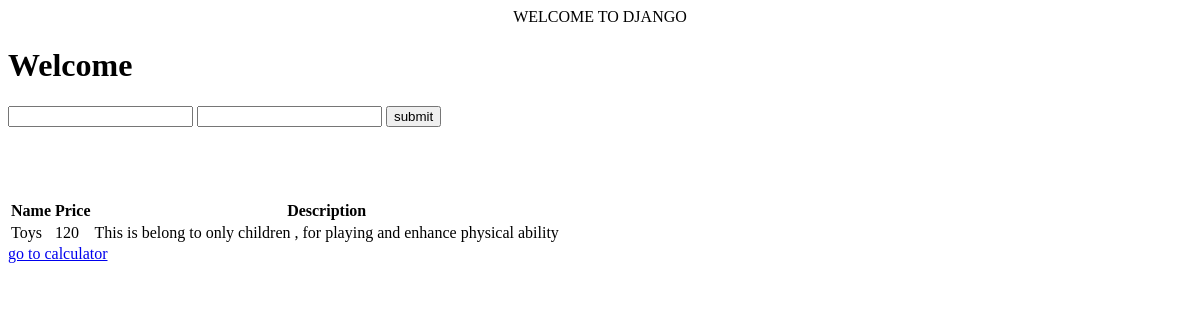
Before: / with the older database file.
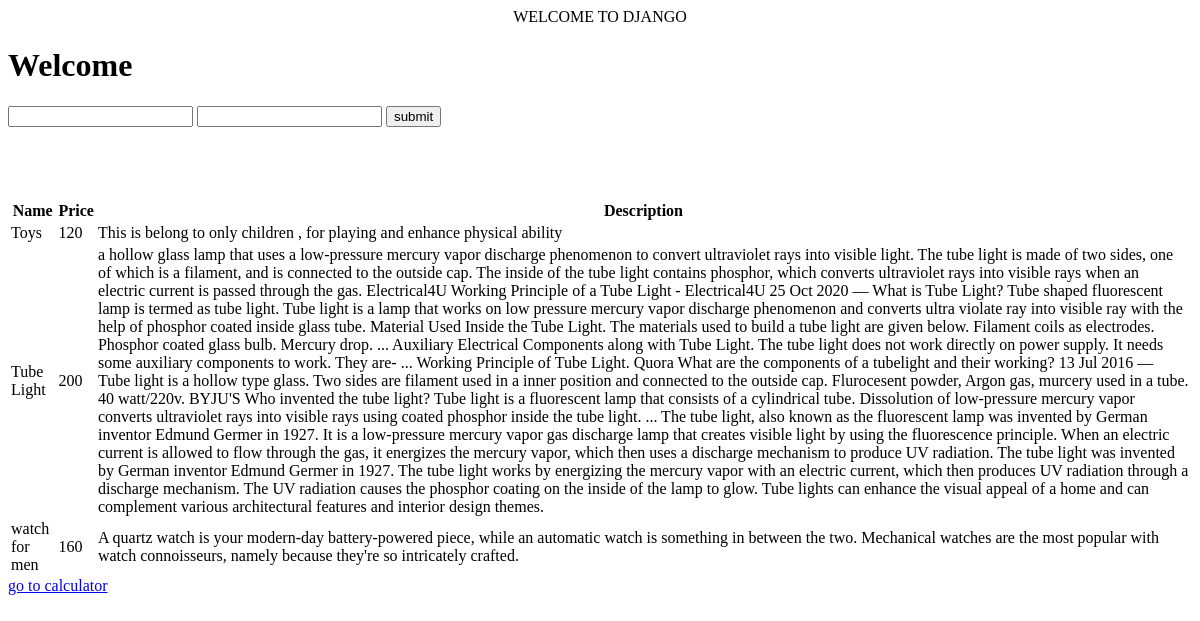
After: the same page with the newer database file.
### service/models.py (models this page shows)
class Product(models.Model):
    name = models.CharField(max_length=50)
    price = models.CharField(max_length=50)
    description = models.TextField()

### demodjango/views.py (the view)
# urls.py: path('',views.homePage),
def homePage(request):
    productData = Product.objects.all().order_by('name')[:3]
    data={'product':productData}
    try:
        if request.method == "POST":
            n1=request.POST.get("name")
            n2=request.POST['pass']
            data={'name':n1,'pass':n2}
            print("ghii",data)
    except:
        pass
    return render(request,'index.html',data)

### templates/index.html (shortened to what this page needs)
<!DOCTYPE html>
<html lang="en">
  <head>
  </head>
  {% extends 'base.html' %}
  {% block content %}
    <body>
      <h1>Welcome</h1>
      <form method="post">
        <input type="text" name="name" value="{{ name }}" />
        <input type="text" name="pass" value="{{ pass }}" />
        <button type="submit">submit</button>
      </form>
      <br/>
      <br/>
      <table>
        <thead>
          <tr>
            <th>Name</th>
            <th>Price</th>
            <th>Description</th>
          </tr>
          <br/>
      <br/>
        </thead>
        <tbody>
          {% for productItem in product %}
            <tr>
              <td>{{ productItem.name }}</td>
              <td>{{ productItem.price }}</td>
              <td>{{ productItem.description }}</td>
            </tr>
          {% endfor %}
        </tbody>
      </table>
      {% url 'calculator' as url %}
      <a href="{{ url }}">go to calculator</a>
    </body>
  {% endblock %}

### templates/base.html
{% include 'header.html' %}
{% block content %}
{% endblock %}

### templates/header.html
<div>
    <center>WELCOME TO DJANGO</center>
</div>

Changed rows visible on the page:
added Product: name "Tube Light", price "200", description "a hollow glass lamp that uses a low-pressure mercury vapor discharge phenomenon to convert ultraviolet rays into visible light. The tube light is made of two sides, one of which is a filament, and is connected to the outside cap. The inside of the tube light contains phosphor, which converts ultraviolet rays into visible rays when an electric current is passed through the gas. Electrical4U Working Principle of a Tube Light - Electrical4U 25 Oct 2020 — What is Tube Light? Tube shaped fluorescent lamp is termed as tube light. Tube light is a lamp that works on low pressure mercury vapor discharge phenomenon and converts ultra violate ray into visible ray with the help of phosphor coated…"
added Product: name "watch for men", price "160", description "A quartz watch is your modern-day battery-powered piece, while an automatic watch is something in between the two. Mechanical watches are the most popular with watch connoisseurs, namely because they're so intricately crafted."
